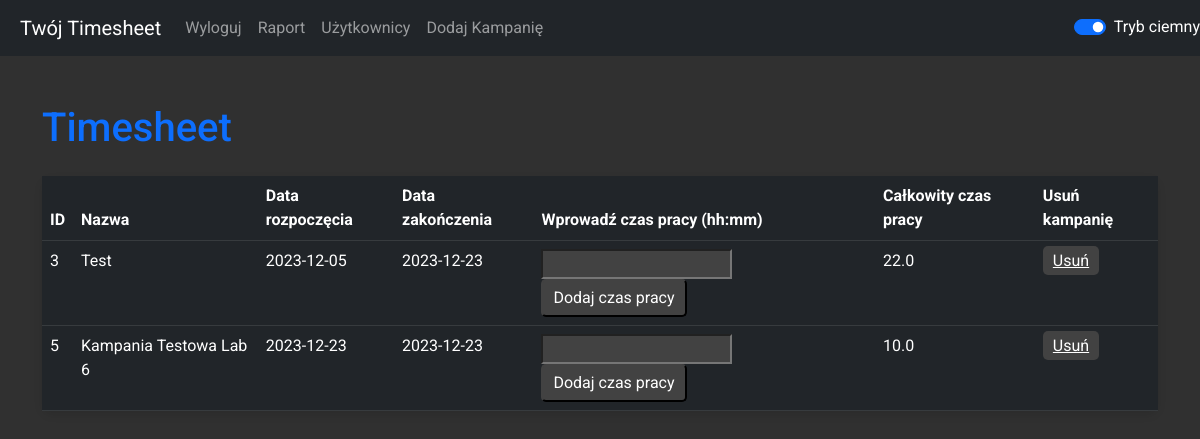
Page / (signed in) on the earlier database version.
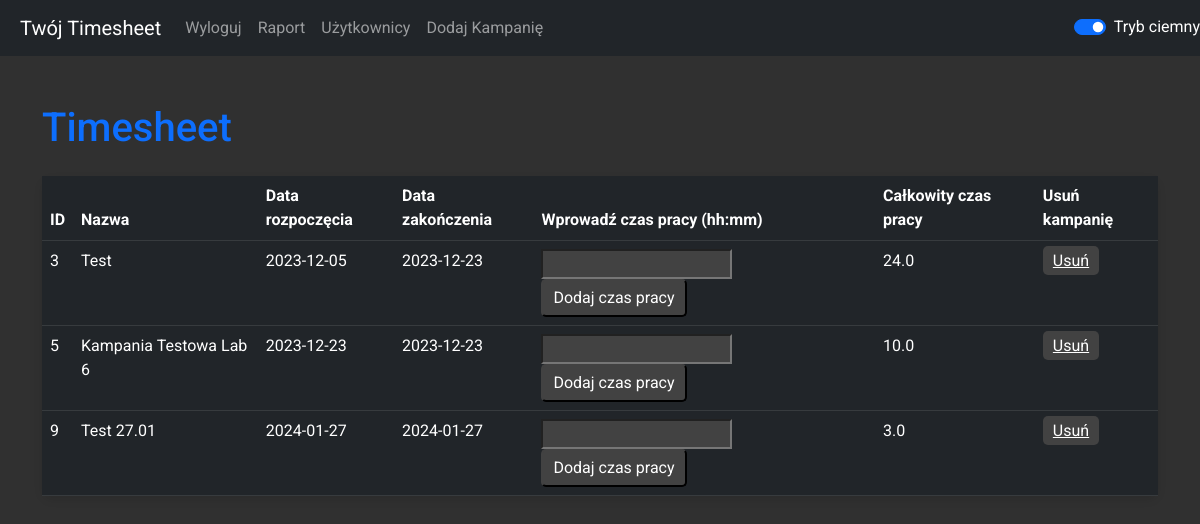
Same page on the later database version.
### timesheet.py (models this page shows)
class Campaign(db.Model):
    id = db.Column(db.Integer, primary_key=True)
    campaign_id = db.Column(db.Integer, unique=True, nullable=False, default=lambda: random.randint(1000, 9999))
    name = db.Column(db.String(100), nullable=False)
    start_date = db.Column(db.DateTime, nullable=False)
    end_date = db.Column(db.DateTime, nullable=False)
    user_id = db.Column(db.Integer, db.ForeignKey('user.id'), nullable=False)
    created_date = db.Column(db.DateTime, default=datetime.utcnow)
    total_work_time = db.Column(db.Float, default=0.0)
    user = db.relationship('User', back_populates='campaigns')

### timesheet.py (the view, shortened to what this page needs)
@app.route('/', methods=['GET', 'POST'])
@login_required
def index():
    users = User.query.all()
    campaigns = Campaign.query.filter_by(user_id=current_user.id).all()  # Pobiera kampanie dla aktualnie zalogowanego użytkownika
    return render_template('index.html', users=users, campaigns=campaigns)  # Przekaż kampanie do szablonu

### timesheet.py (called while the page is built)
@login_manager.user_loader
def load_user(user_id):
    return User.query.get(int(user_id))

### templates/index.html
{% extends 'base.html' %}
{% block content %}
    <h1 class="mt-5 text-primary">Timesheet</h1>
<form action="{{ url_for('index') }}" method="post">
    <table class="table mt-4 table-dark-mode" id="campaignTable">
        <thead>
            <tr>
                <th>ID</th>
                <th>Nazwa</th>
                <th>Data rozpoczęcia</th>
                <th>Data zakończenia</th>
                <th>Wprowadź czas pracy (hh:mm)</th>
                <th>Całkowity czas pracy</th>
                <th>Usuń kampanię</th>
            </tr>
        </thead>
        <tbody>
            {% for campaign in campaigns %}
                <tr>
                    <td>{{ campaign.id }}</td>
                    <td>{{ campaign.name }}</td>
                    <td>{{ campaign.start_date.strftime('%Y-%m-%d') }}</td>
                    <td>{{ campaign.end_date.strftime('%Y-%m-%d') }}</td>
                    <td>
                        <input type="text" name="work_time_{{ campaign.id }}">
                        <input type="submit" value="Dodaj czas pracy">
                    </td>
                    <td>{{ campaign.total_work_time }}</td>
                    <td>
                        <a href="{{ url_for('delete_campaign', campaign_id=campaign.id) }}" class="delete-button">Usuń</a>
                    </td>
                </tr>
            {% endfor %}
        </tbody>
    </table>
</form>
{% endblock %}

Differences in the rows shown:
changed Campaign "Test": total_work_time "22.0" → "24.0"
added Campaign: id "9", name "Test 27.01", start_date "2024-01-27", end_date "2024-01-27", total_work_time "3.0"
